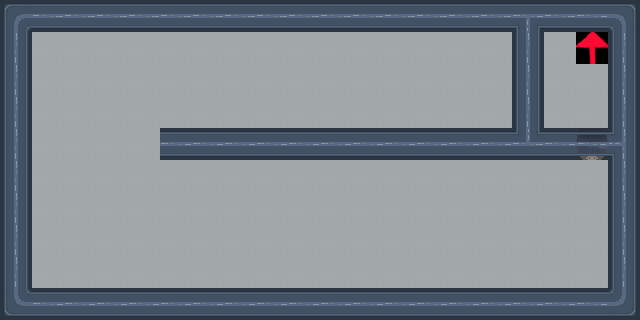

This is a level from a 2D game, rendered from its Tiled map with the project's own tilesets. A one-line summary and the complete map file follow:
An orthogonal 20x10 tile map with 32x32 px tiles, 3 tile layers (floor, doors, walls) and 23 objects (15x point, 8x spawn).

<map version="1.5" tiledversion="1.5.0" orientation="orthogonal" renderorder="right-down" width="20" height="10" tilewidth="32" tileheight="32" infinite="0" nextlayerid="27" nextobjectid="57">
 <tileset firstgid="1" source="../tilemaps/flawless.tsx" />
 <layer id="20" name="floor" width="20" height="10" locked="1">
  <data encoding="csv">
0,0,0,0,0,0,0,0,0,0,0,0,0,0,0,0,0,0,0,0,
0,37,37,37,37,37,37,37,37,37,37,37,37,37,37,37,37,37,8,0,
0,37,37,37,37,37,37,37,37,37,37,37,37,37,37,37,37,37,37,0,
0,37,37,37,37,37,37,37,37,37,37,37,37,37,37,37,37,37,37,0,
0,37,37,37,37,0,0,0,18,18,37,37,37,37,37,37,37,37,37,0,
0,37,37,37,37,37,37,37,37,37,37,37,37,37,37,37,37,37,37,0,
0,37,37,37,37,37,37,37,37,37,37,37,37,37,37,37,37,37,37,0,
0,37,37,37,37,37,37,37,37,37,37,37,37,37,37,37,37,37,37,0,
0,37,37,37,37,37,37,37,37,37,37,37,37,37,37,37,37,37,37,0,
0,0,0,0,0,0,0,0,0,0,0,0,0,0,0,0,0,0,0,0
</data>
 </layer>
 <layer id="21" name="doors" width="20" height="10" locked="1">
  <data encoding="csv">
0,0,0,0,0,0,0,0,0,0,0,0,0,0,0,0,0,0,0,0,
0,0,0,0,0,0,0,0,0,0,0,0,0,0,0,0,0,0,0,0,
0,0,0,0,0,0,0,0,0,0,0,0,0,0,0,0,0,0,0,0,
0,0,0,0,0,0,0,0,0,0,0,0,0,0,0,0,0,0,0,0,
0,0,0,0,0,0,0,0,0,0,0,0,0,0,0,0,0,0,47,0,
0,0,0,0,0,0,0,0,0,0,0,0,0,0,0,0,0,0,0,0,
0,0,0,0,0,0,0,0,0,0,0,0,0,0,0,0,0,0,0,0,
0,0,0,0,0,0,0,0,0,0,0,0,0,0,0,0,0,0,0,0,
0,0,0,0,0,0,0,0,0,0,0,0,0,0,0,0,0,0,0,0,
0,0,0,0,0,0,0,0,0,0,0,0,0,0,0,0,0,0,0,0
</data>
 </layer>
 <layer id="22" name="walls" width="20" height="10" locked="1">
  <data encoding="csv">
25,1610612741,1610612741,1610612741,1610612741,1610612741,1610612741,1610612741,1610612741,1610612741,1610612741,1610612741,1610612741,1610612741,1610612741,1610612741,15,1610612741,2684354565,2684354585,
3221225477,0,0,0,0,0,0,0,0,0,0,0,0,0,0,0,3221225477,0,0,3221225477,
3221225477,0,0,0,0,0,0,0,0,0,0,0,0,0,0,0,3221225477,0,0,3221225477,
3221225477,0,0,0,0,0,0,0,0,0,0,0,0,0,0,0,3221225477,0,0,3221225477,
3221225477,0,0,0,0,2684354565,2684354565,2684354565,2684354565,2684354565,2684354565,2684354565,2684354565,2684354565,2684354565,2684354565,3221225487,2684354565,0,2684354575,
3221225477,0,0,0,0,0,0,0,0,0,0,0,0,0,0,0,0,0,0,3221225477,
3221225477,0,0,0,0,0,0,0,0,0,0,0,0,0,0,0,0,0,0,3221225477,
3221225477,0,0,0,0,0,0,0,0,0,0,0,0,0,0,0,0,0,0,3221225477,
3221225477,0,0,0,0,0,0,0,0,0,0,0,0,0,0,0,0,0,0,3221225477,
1610612761,2684354565,2684354565,2684354565,2684354565,2684354565,2684354565,2684354565,2684354565,2684354565,2684354565,2684354565,2684354565,2684354565,2684354565,2684354565,2684354565,2684354565,2684354565,3221225497
</data>
 </layer>
 <objectgroup id="4" name="exit" locked="1">
  <properties>
   <property name="type" value="exit" />
  </properties>
  <object id="5" name="exit" type="spawn" x="576" y="32" width="32" height="32" />
 </objectgroup>
 <objectgroup id="3" name="player_spawn" locked="1">
  <properties>
   <property name="type" value="player_spawn" />
  </properties>
  <object id="3" name="player_spawn" type="spawn" x="32" y="128" width="32" height="32" />
 </objectgroup>
 <objectgroup color="#5500ff" id="11" name="guard1" locked="1">
  <properties>
   <property name="type" value="guard" />
  </properties>
  <object id="20" name="guard1_spawn" type="spawn" x="160" y="160" width="32" height="32" />
  <object id="21" name="0" type="point" x="160" y="224" width="32" height="32" />
  <object id="22" name="1" type="point" x="224" y="224" width="32" height="32" />
  <object id="23" name="2" type="point" x="224" y="160" width="32" height="32" />
 </objectgroup>
 <objectgroup color="#00ff00" id="23" name="guard2">
  <properties>
   <property name="type" value="guard" />
  </properties>
  <object id="41" name="guard2_spawn" type="spawn" x="352" y="256" width="32" height="32" />
  <object id="42" name="0" type="point" x="288" y="256" width="32" height="32" />
  <object id="43" name="1" type="point" x="288" y="192" width="32" height="32" />
  <object id="44" name="2" type="point" x="352" y="192" width="32" height="32" />
 </objectgroup>
 <objectgroup color="#00aaff" id="24" name="guard3" locked="1">
  <properties>
   <property name="type" value="guard" />
  </properties>
  <object id="45" name="guard3_spawn" type="spawn" x="480" y="160" width="32" height="32" />
  <object id="46" name="0" type="point" x="480" y="224" width="32" height="32" />
  <object id="47" name="1" type="point" x="416" y="224" width="32" height="32" />
  <object id="48" name="2" type="point" x="416" y="160" width="32" height="32" />
 </objectgroup>
 <objectgroup color="#ff5500" id="25" name="guard4" locked="1">
  <properties>
   <property name="type" value="guard" />
  </properties>
  <object id="49" name="guard3_spawn" type="spawn" x="160" y="96" width="32" height="32" />
  <object id="50" name="0" type="point" x="480" y="96" width="32" height="32" />
  <object id="51" name="1" type="point" x="480" y="64" width="32" height="32" />
  <object id="52" name="2" type="point" x="160" y="64" width="32" height="32" />
 </objectgroup>
 <objectgroup color="#005500" id="26" name="guard5" locked="1">
  <properties>
   <property name="type" value="guard" />
  </properties>
  <object id="53" name="guard3_spawn" type="spawn" x="480" y="32" width="32" height="32" />
  <object id="54" name="0" type="point" x="480" y="64" width="32" height="32" />
  <object id="55" name="1" type="point" x="160" y="64" width="32" height="32" />
  <object id="56" name="2" type="point" x="160" y="32" width="32" height="32" />
 </objectgroup>
 <objectgroup id="19" name="key1" locked="1">
  <properties>
   <property name="type" value="key" />
  </properties>
  <object id="40" name="key1" type="spawn" x="480" y="64" width="32" height="32" />
 </objectgroup>
</map>
